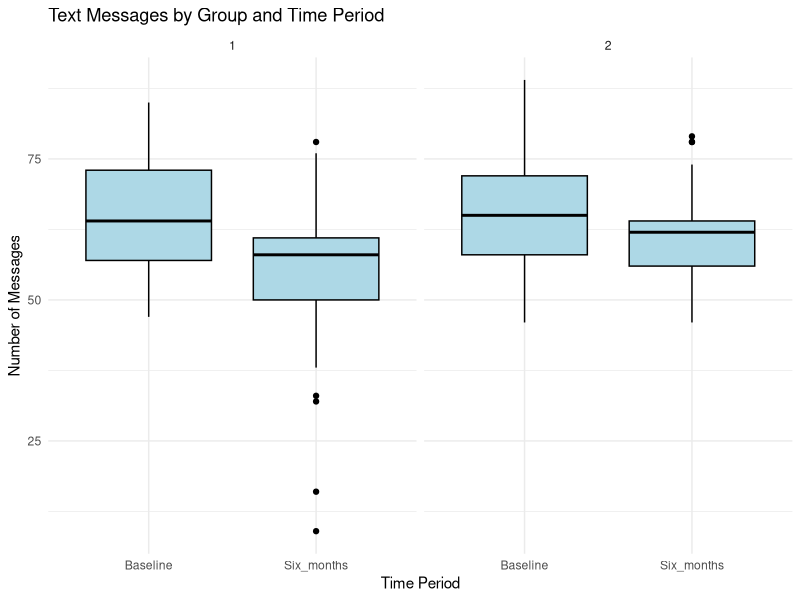

This chart was generated by the following R code:
## ---- chunk 1
# Set working directory to GitHub project folder
setwd("/Users/ashleyhutchings/Desktop/R Class/Assignment 3 GitHub/Assignment3R")

# Read in CSV
txt_df<-read.csv("TextMessages.csv", header=TRUE)

# Check data
head(txt_df)

# Check data types
sapply(txt_df,class)

# Convert Group to Factor
txt_df$Group<-as.factor(txt_df$Group)

# Load libraries needed for functions below
library(tidyverse)
library(ggplot2)
library(tidyr)

# Pivot dataset from wide to long in order to create boxplots
txt_long <- txt_df %>% pivot_longer(cols = c(Baseline, Six_months),
               names_to = "Time",
               values_to = "Texts")

# Check data is transposed
head(txt_long)

# Create boxplots using facet_wrap to group by Group
ggplot(txt_long, aes(x = Time, y = Texts)) +
  geom_boxplot(fill = "lightblue", color = "black") +
  facet_wrap(~ Group) +
  labs(title = "Text Messages by Group and Time Period",
       x = "Time Period",
       y = "Number of Messages") +
  theme_minimal()


# Use summarise() to define summary statistics
txt_long %>%
  group_by(Group, Time) %>%
  summarise(
    count = n(),
    mean = mean(Texts),
    median = median(Texts),
    sd = sd(Texts),
    min = min(Texts),
    max = max(Texts),
    .groups = "drop"
  )

